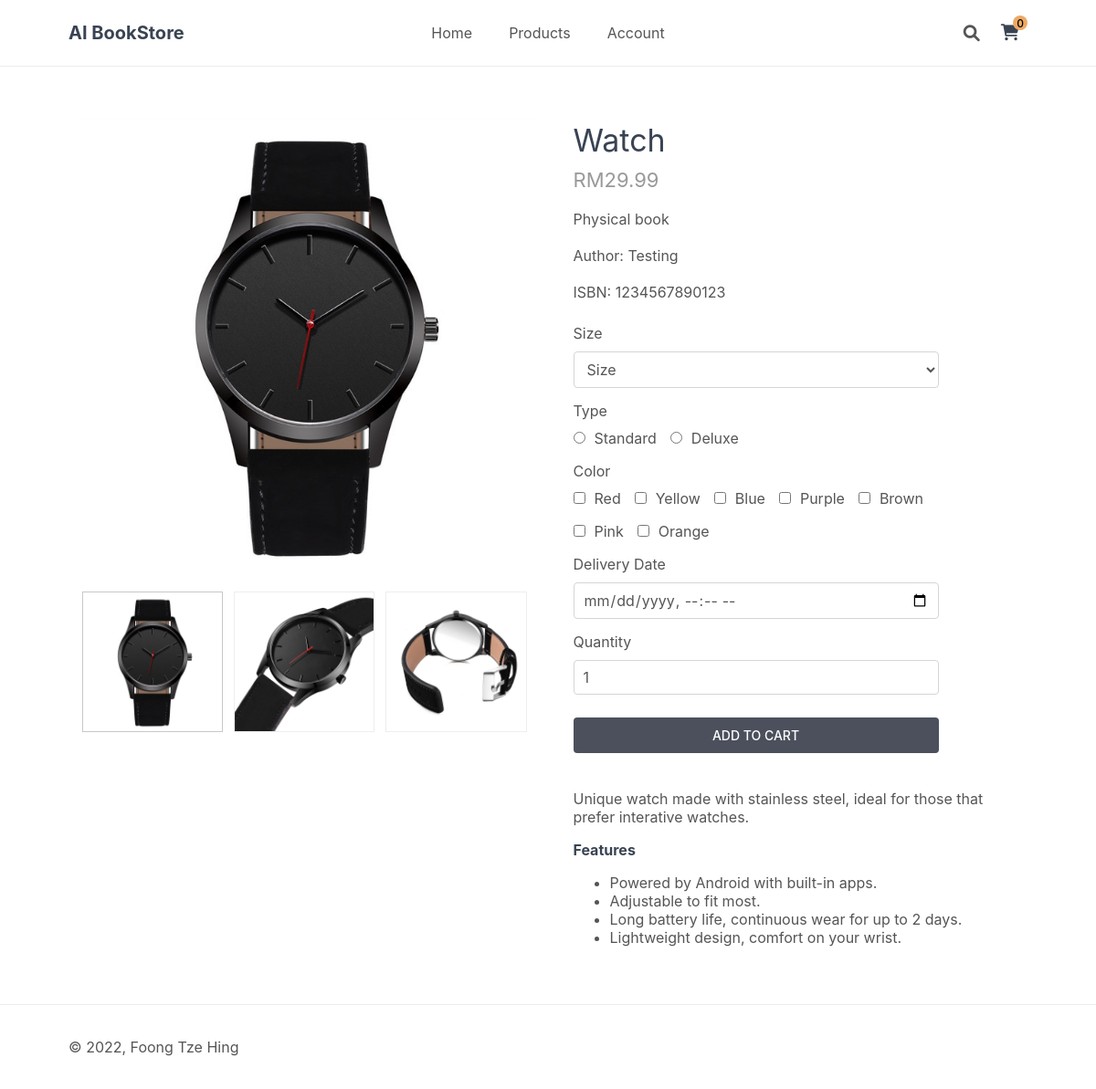
Page /index.php?page=product&id=smart-watch on the committed database.
### tables this page shows
CREATE TABLE `media` (
  `id` int(11) NOT NULL,
  `title` varchar(255) NOT NULL,
  `caption` varchar(255) NOT NULL,
  `date_uploaded` datetime NOT NULL DEFAULT current_timestamp(),
  `full_path` varchar(255) NOT NULL
);

CREATE TABLE `products_media` (
  `id` int(11) NOT NULL,
  `product_id` int(11) NOT NULL,
  `media_id` int(11) NOT NULL,
  `position` int(11) NOT NULL
);

CREATE TABLE `products` (
  `id` int(11) NOT NULL,
  `name` varchar(200) NOT NULL,
  `description` text NOT NULL,
  `price` decimal(7,2) NOT NULL,
  `author` varchar(200) NOT NULL,
  `type` tinyint(1) NOT NULL,
  `isbn` bigint(200) NOT NULL,
  `rrp` decimal(7,2) NOT NULL DEFAULT 0.00,
  `quantity` int(11) NOT NULL,
  `date_added` datetime NOT NULL DEFAULT current_timestamp(),
  `weight` decimal(7,2) NOT NULL DEFAULT 0.00,
  `url_slug` varchar(255) NOT NULL DEFAULT '',
  `status` tinyint(1) NOT NULL DEFAULT 1
);

CREATE TABLE `products_options` (
  `id` int(11) NOT NULL,
  `title` varchar(255) NOT NULL,
  `name` varchar(255) NOT NULL,
  `quantity` int(11) NOT NULL,
  `price` decimal(7,2) NOT NULL,
  `price_modifier` enum('add','subtract') NOT NULL,
  `weight` decimal(7,2) NOT NULL,
  `weight_modifier` enum('add','subtract') NOT NULL,
  `type` enum('select','radio','checkbox','text','datetime') NOT NULL,
  `required` tinyint(1) NOT NULL,
  `position` int(11) NOT NULL,
  `product_id` int(11) NOT NULL
);

### product.php (the view, shortened to what this page needs)
<?php
if (isset($_GET['id'])) {
    $stmt = $pdo->prepare('SELECT * FROM products WHERE status = 1 AND (id = ? OR url_slug = ?)');
    $stmt->execute([ $_GET['id'], $_GET['id'] ]);
    $product = $stmt->fetch(PDO::FETCH_ASSOC);
    $stmt = $pdo->prepare('SELECT m.*, pm.position FROM products_media pm JOIN media m ON m.id = pm.media_id WHERE pm.product_id = ? ORDER BY pm.position ASC');
    $stmt->execute([ $product['id'] ]);
    $product_media = $stmt->fetchAll(PDO::FETCH_ASSOC);
    $stmt = $pdo->prepare('SELECT CONCAT(title, "::", type, "::", required) AS k, name, quantity, price, price_modifier, weight, weight_modifier, type, required FROM products_options WHERE product_id = ? ORDER BY position ASC');
    $stmt->execute([ $product['id'] ]);
    $product_options = $stmt->fetchAll(PDO::FETCH_GROUP);
    $meta = '
        <meta property="og:url" content="' . url('index.php?page=product&id=' . ($product['url_slug'] ? $product['url_slug']  : $product['id'])) . '">
        <meta property="og:title" content="' . $product['name'] . '">
    ';
    if (isset($product_media[0]) && file_exists($product_media[0]['full_path'])) {
        $meta .= '<meta property="og:image" content="' . base_url . $product_media[0]['full_path'] . '">';
    }
} else {
    http_response_code(404);
    exit('Product does not exist!');
}
?>
<?=template_header($product['name'], $meta)?>
<?php if ($error): ?>
<p class="content-wrapper error"><?=$error?></p>
<?php else: ?>
<div class="product content-wrapper">
    <div class="product-imgs">
        <?php if (isset($product_media[0]) && file_exists($product_media[0]['full_path'])): ?>
        <div class="product-img-large">
            <img src="<?=base_url . $product_media[0]['full_path']?>" alt="<?=$product_media[0]['caption']?>">
        </div>
        <?php endif; ?>
        <div class="product-small-imgs">
            <?php foreach ($product_media as $media): ?>
            <div class="product-img-small<?=$media['position']==1?' selected':''?>">
                <img src="<?=base_url . $media['full_path'] ?>" width="150" height="150" alt="<?=$media['caption']?>">
            </div>
            <?php endforeach; ?>
        </div>
    </div>
    <div class="product-wrapper">
        <h1 class="name"><?=$product['name']?></h1>
        <div class="prices">
            <span class="price" data-price="<?=$product['price']?>"><?=currency_code?><?=number_format($product['price'],2)?></span>
        </div>
        <br>
        <div class="type">
            <?php if($product['type']==1):?>
            <label for="type">Physical book</label>
            <?php endif; ?>
        </div>
        <div class="author">
            <br>
            <label for="author">Author: </label>
            <?=$product['author']?>
        </div>
        <div class="isbn">
            <br>
            <label for="isbn">ISBN: </label>
            <?=$product['isbn']?>
        </div>
        <form id="product-form" action="" method="post">
            <?php foreach ($product_options as $id => $option): ?>
            <?php $id = explode('::', $id); ?>
            <?php if ($id[1] == 'select'): ?>
            <label for="<?=$id[0]?>"><?=$id[0]?></label>
            <select id="<?=$id[0]?>" class="option select" name="option-<?=$id[0]?>"<?=$id[2] ? ' required' : ''?>>
                <option value="" selected disabled style="display:none"><?=$id[0]?></option>
            </select>
            <?php elseif ($id[1] == 'radio'): ?>
            <label for="<?=$id[0]?>"><?=$id[0]?></label>
            <div class="radio-checkbox">
                <?php foreach ($option as $n => $option_value): ?>
                <label>
                    <input class="option radio" value="<?=$option_value['name']?>" name="option-<?=$id[0]?>" type="radio" data-price="<?=$option_value['price']?>" data-modifier="<?=$option_value['price_modifier']?>"<?=$id[2] && $n == 0 ? ' required' : ''?><?=$option_value['quantity']==0?' disabled':''?>><?=$option_value['name']?>
                </label>
                <?php endforeach; ?>
            </div>
            <?php elseif ($id[1] == 'checkbox'): ?>
            <label for="<?=$id[0]?>"><?=$id[0]?></label>
            <div class="radio-checkbox">
                <?php foreach ($option as $n => $option_value): ?>
                <label>
                    <input class="option checkbox" value="<?=$option_value['name']?>" name="option-<?=$id[0]?>[]" type="checkbox" data-price="<?=$option_value['price']?>" data-modifier="<?=$option_value['price_modifier']?>"<?=$id[2] && $n == 0 ? ' required' : ''?><?=$option_value['quantity']==0?' disabled':''?>><?=$option_value['name']?>
                </label>
                <?php endforeach; ?>
            </div>
            <?php elseif ($id[1] == 'datetime'): ?>
            <?php foreach ($option as $option_value): ?>
            <label for="<?=$id[0]?>"><?=$id[0]?></label>
            <input id="<?=$id[0]?>" class="option datetime" name="option-<?=$id[0]?>" type="datetime-local"<?=$option_value['name'] ? 'value="' . date('Y-m-d\TH:i', strtotime($product['date_added'])) . '" ' : ''?> data-price="<?=$option_value['price']?>" data-modifier="<?=$option_value['price_modifier']?>"<?=$id[2] ? ' required' : ''?><?=$option_value['quantity']==0?' disabled':''?>>
            <?php endforeach; ?>
            <?php endif; ?>
            <?php endforeach; ?>
            <label for="quantity">Quantity</label>
            <input id="quantity" type="number" name="quantity" value="1" min="1"<?php if ($product['quantity'] != -1): ?> max="<?=$product['quantity']?>"<?php endif; ?> placeholder="Quantity" required>
            <?php if ($product['quantity'] == 0): ?>
            <input type="submit" value="Out of Stock" class="btn" disabled>
            <?php else: ?>
            <input type="submit" value="Add To Cart" class="btn">
            <?php endif; ?>
        </form>
        <div class="description">
            <?=$product['description']?>
        </div>
    </div>
</div>
<?php endif; ?>
<?=template_footer()?>

### style.css (style rules this page uses)
* { box-sizing: border-box; font-family: -apple-system, BlinkMacSystemFont, "segoe ui", roboto, oxygen, ubuntu, cantarell, "fira sans", "droid sans", "helvetica neue", Arial, sans-serif; font-size: 16px; }
html { height: 100%; }
body { position: relative; min-height: 100%; color: #555555; background-color: #ffffff; margin: 0; padding-bottom: 100px; }
h1, h2, h3, h4, h5 { color: #394352; }
.content-wrapper { width: 1050px; margin: 0 auto; }
main > .product { display: flex; padding: 40px 0; }
main > .product h1 { font-size: 34px; font-weight: normal; margin: 0; padding: 20px 0 10px 0; }
main > .product .product-img-large { display: flex; justify-content: center; align-items: center; width: 100%; height: 500px; }
main > .product .product-small-imgs { display: flex; flex-flow: wrap; }
main > .product .product-small-imgs .product-img-small { display: flex; align-items: center; justify-content: center; flex-basis: 31%; border: 1px solid #EEEEEE; cursor: pointer; margin: 20px 12px 0 0; }
main > .product .product-small-imgs .product-img-small:nth-child(3n) { margin-right: 0; }
main > .product .product-small-imgs .product-img-small.selected { border: 1px solid #c8c8c8; }
main > .product .product-img-large img, main > .product .product-img-small img { max-width: 100%; max-height: 100%; width: auto; height: auto; object-fit: contain; }
main > .product .product-imgs { flex: 1; padding: 15px; }
main > .product .product-wrapper { padding-left: 25px; flex: 1; }
main > .product .prices { display: flex; }
main > .product .price { display: block; font-size: 22px; color: #999999; }
main > .product form { display: flex; flex-flow: column; margin: 25px 0 40px 0; }
main > .product form label { padding-bottom: 10px; }
main > .product form select, main > .product form input[type="number"], main > .product form input[type="text"], main > .product form input[type="datetime-local"] { width: 400px; padding: 8px 10px; margin-bottom: 15px; border: 1px solid #d5d5d5; color: #555555; border-radius: 4px; background-color: #fff; }
main > .product form .radio-checkbox { display: flex; flex-flow: wrap; max-width: 400px; }
main > .product form .radio-checkbox input { margin: 0 10px 10px 0; }
main > .product form .radio-checkbox label { padding-right: 15px; }
main > .product form .btn { margin-top: 10px; width: 400px; text-transform: uppercase; }
.btn { text-decoration: none; background: #4b505c; border: 0; color: #FFFFFF; padding: 11px 16px; font-size: 14px; font-weight: 500; border-radius: 4px; cursor: pointer; }

### rows in the picture
media: full_path (picture)
products_media: media.full_path (picture)
products_media: media.full_path (picture)
products_media: media.full_path (picture)
products: name "Watch", author "Testing", isbn "1234567890123", quantity "1", description "Unique watch made with stainless steel, ideal for those that prefer interative watches. Features Powered by Android with built-in apps. Adjustable to fit most. Long battery life, continuous wear for up to 2 days. Lightweight design, comfort on your wrist."
products_options: quantity "☐ Standard", name "Standard"
products_options: quantity "☐ Deluxe", name "Deluxe"
products_options: name "Red"
products_options: name "Yellow"
products_options: name "Blue"
products_options: name "Purple"
products_options: name "Brown"
products_options: name "Pink"
products_options: name "Orange"
products_options: id "Delivery Date"

### other values in the picture
$site_name "AI BookStore"
$num_items_in_cart "0"
$id[0] "Size"
$id[0] "Type"
$id[0] "Color"
form field value "Size"
